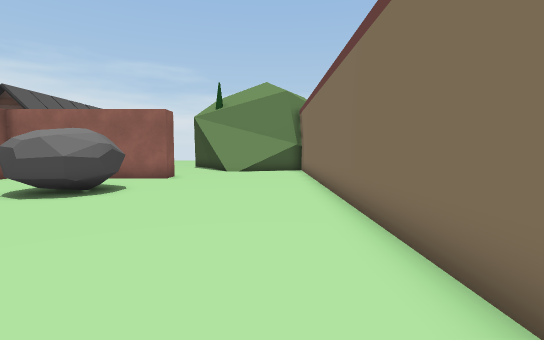
view 1 (above)

15 first-person views from a walk through a Unity game level. The camera is 1.3 m above the floor, tilts 4° down and sees 85° across. Doors are open. The floor is counted in squares, 1 m on a side. Each view is taken from the middle of a square. On the plan, view 1 faces up. The plan holds only what a view shows up to about 14 squares ahead; the rest is blank. The place goes on beyond the plan. The player character is not drawn. Some animated figures are not drawn.

view 2
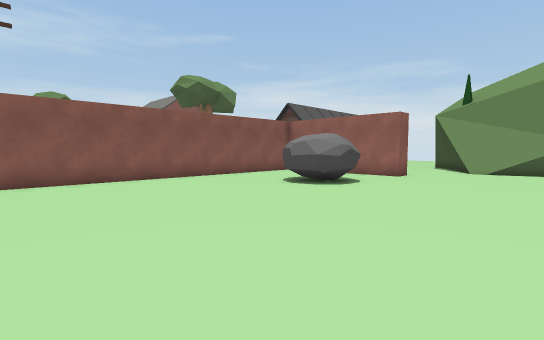

view 3
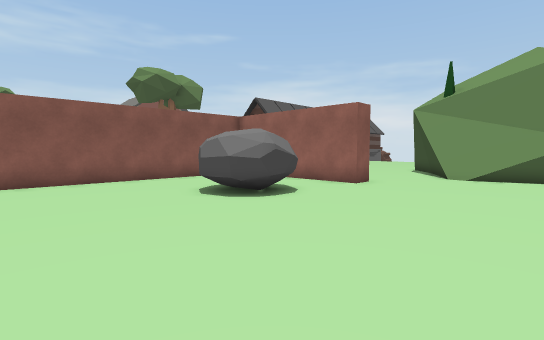

view 4
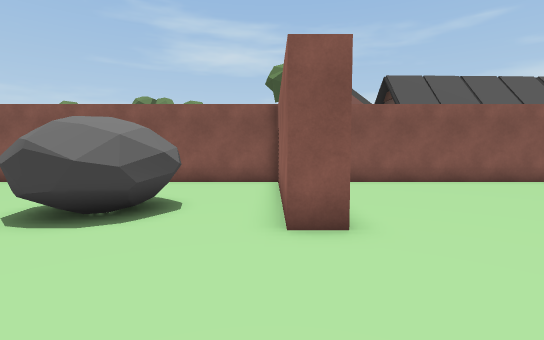

view 5
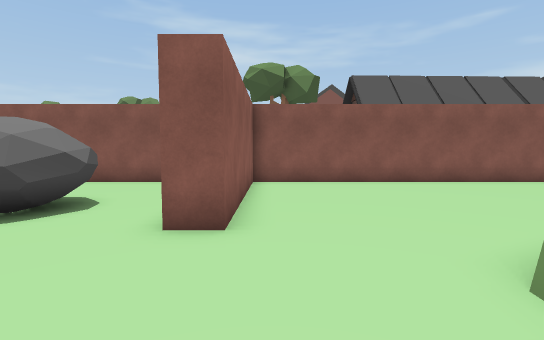

view 6
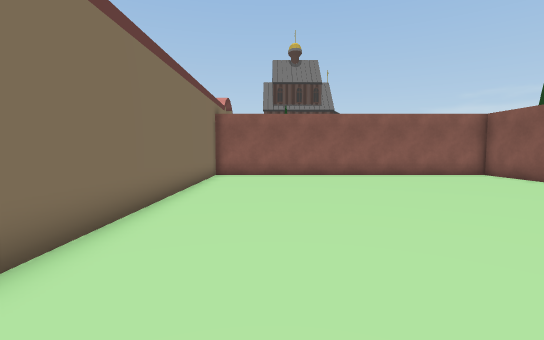

view 7
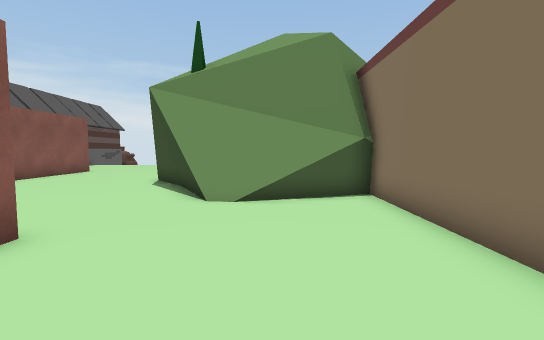

view 8
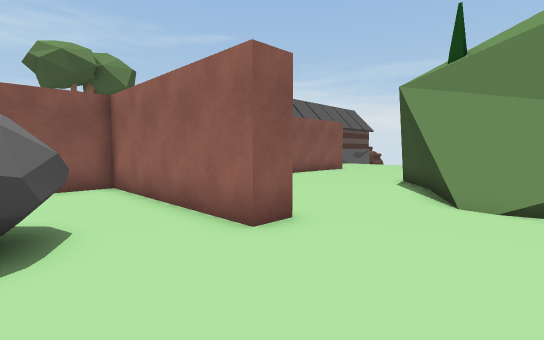

view 9
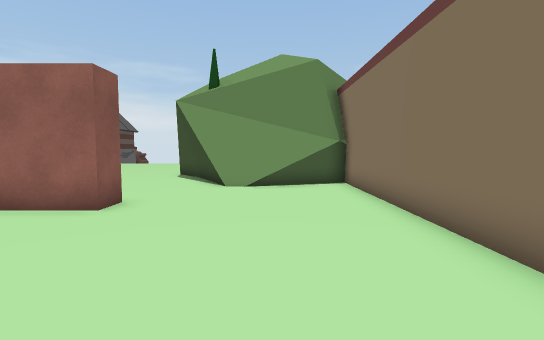

view 10
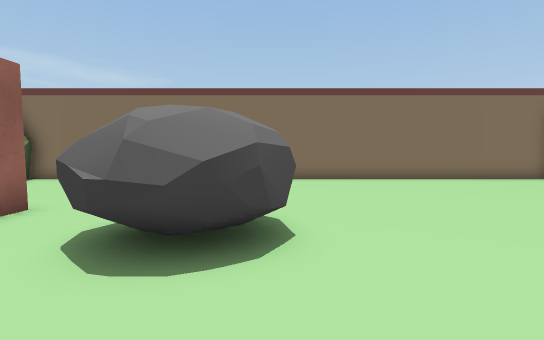

view 11
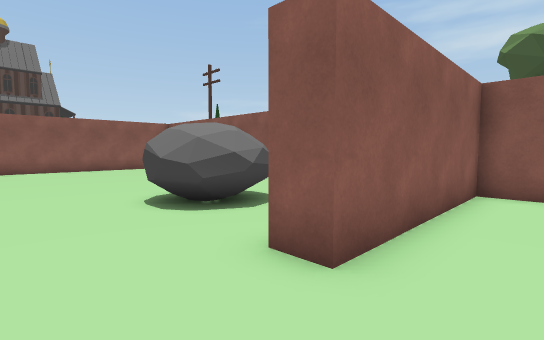

view 12
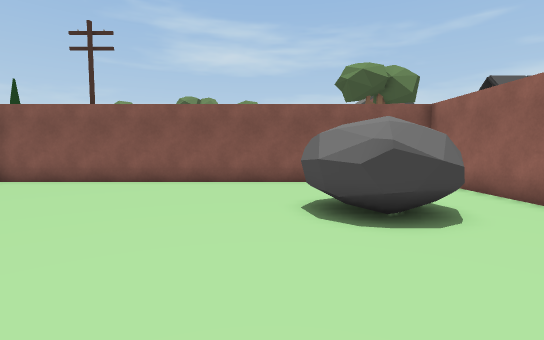

view 13
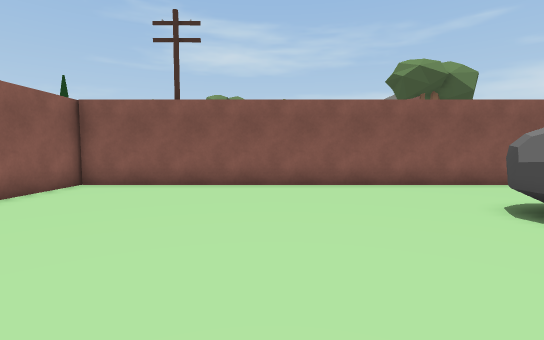

view 14
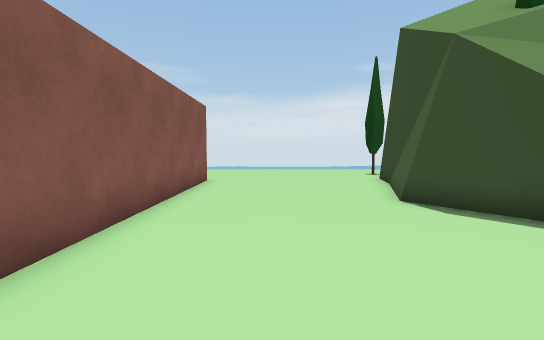

view 15
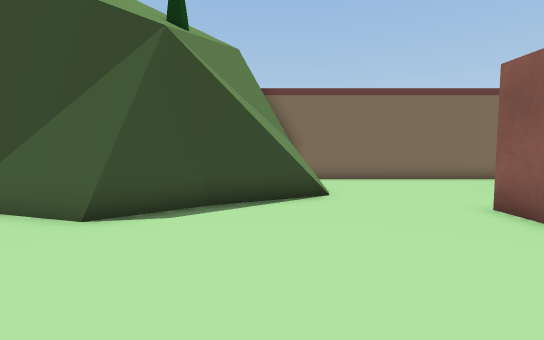

### Floor plan
Key: @ floor where view 1 was taken; # wall or solid block; . floor; R rock; P pole.
Columns run from 13 left of view 1 to 2 right of it. Each row starts with its distance up from view 1.
 24  #......#
 23  #......#
 22  #......#
 21  #......##
 20  #.......#
 19  #.......#######
 18  #........######
 17  #.............#
 16  #.............#
 15  #.............#
 14  ########......#
 13  ########......#
 12  #.............#
 11  #....RR.......#
 10  #...RRRR......#
  9  #...RRRR......#
  8  #....RRR......#
  7  #.............#
  6  #.............#
  5  #.............#
  4  #.............#
  3  #.............#
  2  #.............#
  1  #.............#
  0  #...........@.#
 -1 P#.............#
 -2  #.............#
 -3  #.............#

Where each view was taken, in squares from view 1:
view 1: 0 up, 0 right, facing up
view 2: 1 down, 1 right, facing up-left
view 3: 3 up, 1 right, facing up-left
view 4: 13 up, 0 right, facing left
view 5: 15 up, 0 right, facing left
view 6: 11 up, 1 left, facing down
view 7: 10 up, 1 left, facing up
view 8: 10 up, 1 left, facing up-left
view 9: 7 up, 1 left, facing up
view 10: 8 up, 11 left, facing right
view 11: 16 up, 2 left, facing down-left
view 12: 7 up, 0 right, facing left
view 13: 3 up, 1 left, facing left
view 14: 15 up, 9 left, facing up
view 15: 19 up, 11 left, facing right
